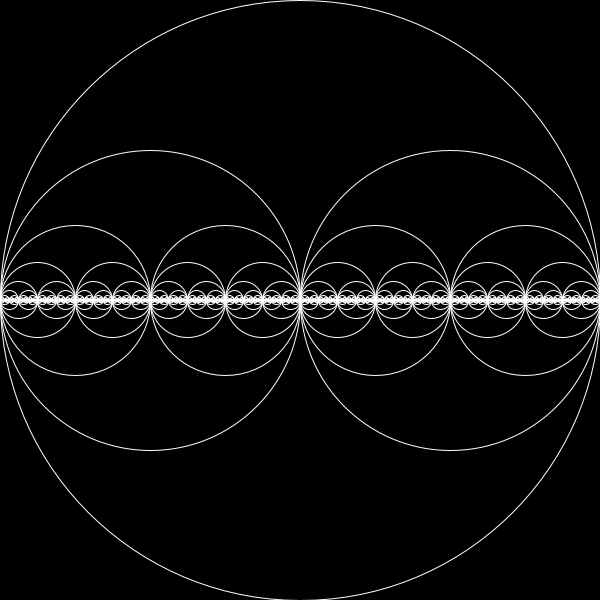
Frame 1 (no input)
Frame 60 (the mouse pressed at the canvas centre just before this capture): identical to frame 1, image omitted
Frame 120 (the mouse held since frame 60 and released just before this capture): identical to frame 1, image omitted

The Processing sketch that drew this single still picture (run headless with seeded random() and noise(); from frame 60 on, the mouse is pressed at the canvas centre):

// Processing sketch: recursion
// ── recursion.pde

void setup(){
  size(600,600);
  smooth();
}

void draw(){
  background(0);
  PVector a = new PVector(0,height/2);
  PVector b = new PVector(width,height/2);
  recursion(a,b,10);
}

void recursion( PVector v1, PVector v2, int iter){
  if(iter>0){
    PVector mp = PVector.add(v1,v2);
    mp.mult(0.5);
    PVector dd = PVector.sub(v2,v1);
    float distance = dd.mag();
    noFill();
    stroke(255);
    //strokeWeight(iter);
    ellipse(mp.x,mp.y,distance,distance);
    
    recursion(v1,mp,iter-1);
    recursion(v2,mp,iter-1);
  }
}
